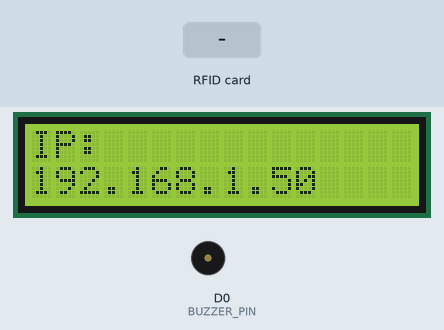
This sketch was run on a simulated ESP8266 (NodeMCU). Parts: 16×2 character LCD, buzzer (waves = sounding, pin HIGH). Inputs (shaded band) come from the test bench. WiFi joins after 1.5 s; servers stay silent unless stated; network time is answered at once with the bench clock; the local clock reads 2024-03-15 10:24:30 at power-on unless the sketch sets it; what the sketch prints to the serial monitor is not drawn.

Above: at 4.8 s.
4.9 s: RFID card 37 00 01 04 held to the reader
At 5.03 s:
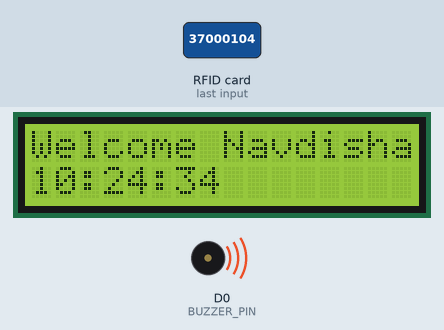
At 6.1 s:
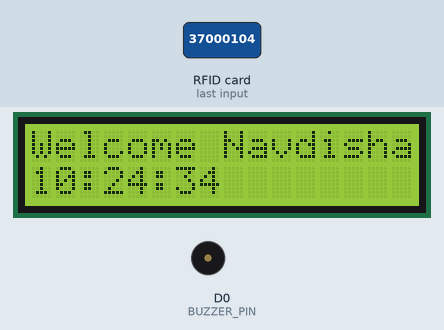
6.6 s: RFID card D9 28 00 04 held to the reader
At 7.9 s:
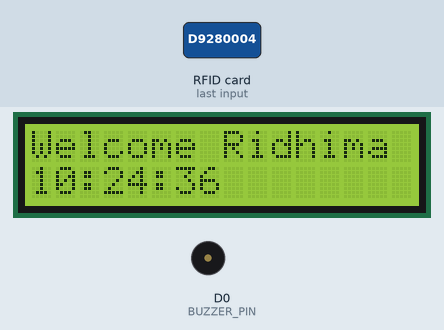
Timing chart, 0 to 9.6 s (numbered marks = the images above; inputs shaded):
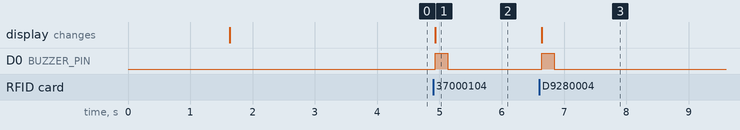

The sketch:

rfid_attendance.ino
```cpp
#include <ESP8266WiFi.h>
#include <WiFiClientSecure.h>
#include <LiquidCrystal_I2C.h>
#include <SPI.h>
#include <MFRC522.h>
#include <NTPClient.h>
#include <WiFiUdp.h>
#include <UniversalTelegramBot.h>
#include <ESP8266WebServer.h>

#define SS_PIN D4
#define RST_PIN D3
#define BUZZER_PIN D0

MFRC522 mfrc522(SS_PIN, RST_PIN);
LiquidCrystal_I2C lcd(0x27, 16, 2);
ESP8266WebServer server(80);

const char* ssid = "Airtel_Vishu";
const char* password = "18162830@Vaibhav";

#define BOT_TOKEN "8101793708:AAHPRDThFxCwjS0YWr0A1p6o5eMojWrNySQ"
#define CHAT_ID "7520122171"

WiFiClientSecure secured_client;
UniversalTelegramBot bot(BOT_TOKEN, secured_client);

WiFiUDP ntpUDP;
NTPClient timeClient(ntpUDP, "pool.ntp.org", 19800, 60000);

String studentUIDs[4] = {
  "37 00 01 04",
  "D9 28 00 04",
  "45 3A 00 04",
  "D2 5E 27 02"
};

String studentNames[4] = {
  "Navdisha",
  "Ridhima",
  "Rahul",
  "Sneha"
};

bool present[4] = {false, false, false, false};
int presentCount = 0;
unsigned long classStartTime = 0;
bool classTimerStarted = false;
bool classStarted = false;
String logData = "";

void setup() {
  Serial.begin(115200);
  SPI.begin();
  mfrc522.PCD_Init();
  lcd.init();
  lcd.backlight();
  pinMode(BUZZER_PIN, OUTPUT);

  WiFi.begin(ssid, password);
  while (WiFi.status() != WL_CONNECTED) {
    delay(500); Serial.print(".");
  }

  Serial.println("");
  Serial.println("Connected to WiFi");
  Serial.println("IP Address: " + WiFi.localIP().toString());

  secured_client.setInsecure();
  timeClient.begin();

  server.on("/", handleRoot);
  server.begin();

  lcd.clear();
  lcd.setCursor(0, 0);
  lcd.print("IP:");
  lcd.setCursor(0, 1);
  lcd.print(WiFi.localIP());
  delay(2000);
}

void loop() {
  server.handleClient();
  timeClient.update();

  if (classStarted && millis() - classStartTime >= 5 * 60000) {
    lcd.clear();
    lcd.setCursor(0, 0);
    lcd.print("Class Done!");
    lcd.setCursor(0, 1);
    lcd.print("Ready Next");
    bot.sendMessage(CHAT_ID, "📘 Class has ended!\n⏹️ Ready for next class.", "");
    resetSystem();
    delay(3000);
  }

  if (!classStarted && mfrc522.PICC_IsNewCardPresent() && mfrc522.PICC_ReadCardSerial()) {
    String uid = getUID();
    Serial.println("Card UID: " + uid);

    int index = checkUID(uid);

    if (index != -1 && !present[index]) {
      present[index] = true;
      presentCount++;
      String dateTime = timeClient.getFormattedTime();

      lcd.clear();
      lcd.setCursor(0, 0);
      lcd.print("Welcome ");
      lcd.print(studentNames[index]);
      lcd.setCursor(0, 1);
      lcd.print(dateTime);

      beep(1);
      bot.sendMessage(CHAT_ID, "📚 " + studentNames[index] + " entered.\n🆔 UID: " + uid + "\n🕒 Time: " + dateTime, "");
      logData += studentNames[index] + "," + uid + "," + dateTime + ",Present<br>";

      if (presentCount == 4 && !classTimerStarted) {
        classStartTime = millis();
        classTimerStarted = true;
        bot.sendMessage(CHAT_ID, "✅ All students present.\n⏳ Class starts in 5 min.", "");
        lcd.clear();
        lcd.setCursor(0, 0);
        lcd.print("Class in 5 min");
        lcd.setCursor(0, 1);
        lcd.print("Countdown...");
      }
    } else if (classStarted) {
      lcd.clear();
      lcd.setCursor(0, 0);
      lcd.print("Entry Blocked");
      lcd.setCursor(0, 1);
      lcd.print("Class in progress");
      bot.sendMessage(CHAT_ID, "⛔ Entry not allowed!\nClass already started.", "");
      beep(2);
    }
    mfrc522.PICC_HaltA();
  }

  if (classTimerStarted && !classStarted) {
    unsigned long elapsed = millis() - classStartTime;

    if (elapsed >= 3 * 60000 && elapsed < 3.1 * 60000) {
      bot.sendMessage(CHAT_ID, "⚠️ Last 2 min before class starts!", "");
      beep(2);
    }

    if (elapsed >= 5 * 60000) {
      bot.sendMessage(CHAT_ID, "🚀 Class Started!", "");
      beep(3);
      classStarted = true;
    } else {
      lcd.setCursor(0, 0);
      lcd.print("Starts in:");
      int remaining = 5 - (elapsed / 60000);
      lcd.setCursor(0, 1);
      lcd.print(remaining); lcd.print(" min left    ");
    }
  }
}

String getUID() {
  String uid = "";
  for (byte i = 0; i < mfrc522.uid.size; i++) {
    uid += String(mfrc522.uid.uidByte[i] < 0x10 ? "0" : "");
    uid += String(mfrc522.uid.uidByte[i], HEX);
    if (i < mfrc522.uid.size - 1) uid += " ";
  }
  uid.toUpperCase();
  return uid;
}

int checkUID(String uid) {
  for (int i = 0; i < 4; i++) {
    if (uid == studentUIDs[i]) return i;
  }
  return -1;
}

void handleRoot() {
  String page = "<html><head><title>Attendance Log</title></head><body>";
  page += "<h2>📋 Attendance Record</h2><table border='1'><tr><th>Name</th><th>UID</th><th>Time</th><th>Status</th></tr>";

  for (int i = 0; i < 4; i++) {
    if (present[i]) {
      page += "<tr><td>" + studentNames[i] + "</td><td>" + studentUIDs[i] + "</td><td>Recorded</td><td>Present</td></tr>";
    } else {
      page += "<tr><td>" + studentNames[i] + "</td><td>" + studentUIDs[i] + "</td><td>-</td><td>Absent</td></tr>";
    }
  }

  page += "</table><br><a href='data:text/csv;charset=utf-8," + logData + "' download='attendance.csv'>⬇️ Download CSV</a>";
  page += "</body></html>";
  server.send(200, "text/html", page);
}

void beep(int times) {
  for (int i = 0; i < times; i++) {
    digitalWrite(BUZZER_PIN, HIGH); delay(200);
    digitalWrite(BUZZER_PIN, LOW); delay(200);
  }
}

void resetSystem() {
  for (int i = 0; i < 4; i++) present[i] = false;
  presentCount = 0;
  classTimerStarted = false;
  classStarted = false;
  logData = "";
}
```

Measured:
- after the input at 4.9 s, D0 (BUZZER_PIN): LOW → HIGH at once, → LOW 0.20 s later; the display: changes at once (image 1)
- after the input at 6.6 s, D0 (BUZZER_PIN): LOW → HIGH after 0.05 s, → LOW 0.20 s later; the display: changes after 0.05 s (image 3)
